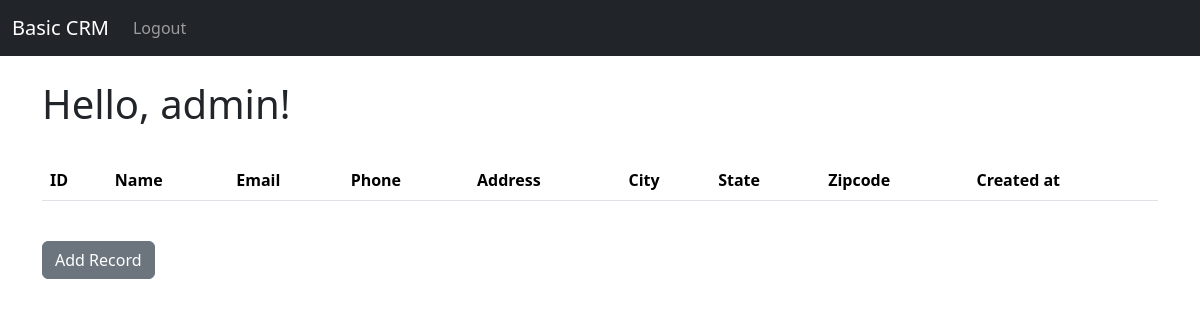
Page / (signed in) on the earlier database version.
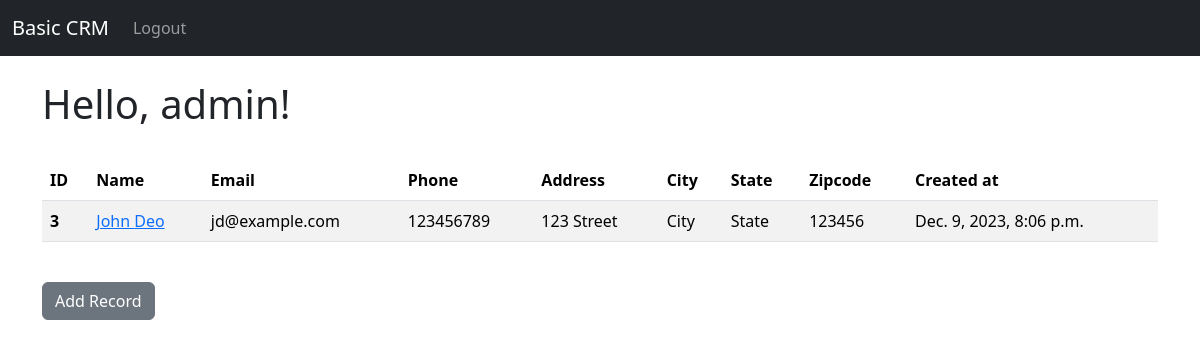
Same page on the later database version.
### website/models.py (models this page shows, shortened)
class Record(models.Model):
    created_at = models.DateTimeField(auto_now_add=True)
    first_name = models.CharField(max_length=50)
    last_name = models.CharField(max_length=50)
    email = models.CharField(max_length=50)
    phone = models.CharField(max_length=15)
    address = models.CharField(max_length=150)
    city = models.CharField(max_length=50)
    state = models.CharField(max_length=50)
    zipcode = models.CharField(max_length=20)

### website/views.py (the view, shortened to what this page needs)
# urls.py: 2. Add a URL to urlpatterns:  path('', views.home, name='home')
def home(request):
    records = Record.objects.all()
    return render(request, 'home.html', {'records': records})

### website/templates/home.html (shortened to what this page needs)
{% extends "base.html" %}
{% block page_content %}
    {% if user.is_authenticated %}
    <h1>Hello, {{ user }}!</h1>
    <br/>
    <table class="table table-striped table-hover">
      <thead>
        <tr>
          <th scope="col">ID</th>
          <th scope="col">Name</th>
          <th scope="col">Email</th>
          <th scope="col">Phone</th>
          <th scope="col">Address</th>
          <th scope="col">City</th>
          <th scope="col">State</th>
          <th scope="col">Zipcode</th>
          <th scope="col">Created at</th>
        </tr>
      </thead>
      <tbody>
        {% if records %}
          {% for record in records %}
            <tr>
              <th scope="row">{{ record.id }}</th>
              <td>
                <a href="{% url 'show_record'  record.id %}">
                {{ record.first_name }} {{ record.last_name }}
                </a>
              </td>
              <td>{{ record.email }}</td>
              <td>{{ record.phone }}</td>
              <td>{{ record.address }}</td>
              <td>{{ record.city }}</td>
              <td>{{ record.state }}</td>
              <td>{{ record.zipcode }}</td>
              <td>{{ record.created_at }}</td>
            </tr>
          {% endfor %}
        {% endif %}
      </tbody>
    </table>
    <br/>
    <a href="" class="btn btn-secondary">Add Record</a>
    {% endif %}
{% endblock page_content %}

### templates/base.html (shortened to what this page needs)
<!DOCTYPE html>
<html lang="en">
<head>
    <link href="https://cdn.jsdelivr.net/npm/bootstrap@5.3.2/dist/css/bootstrap.min.css" rel="stylesheet">
</head>
<body>
    {% include 'navbar.html' %}
    <div class="container">
        <br/>
    {% block page_content %}
    {% endblock page_content %}
    </div>
</body>
</html>

### templates/navbar.html (shortened to what this page needs)
<nav class="navbar navbar-expand-lg navbar-dark bg-dark">
    <div class="container-fluid">
      <a class="navbar-brand" href="{% url 'home' %}">Basic CRM</a>
      <div class="collapse navbar-collapse" id="navbarSupportedContent">
        <ul class="navbar-nav me-auto mb-2 mb-lg-0">
          {% if user.is_authenticated %}
          <li class="nav-item">
            <a class="nav-link" href="{% url 'logout' %}">Logout</a>
          </li>
          {% endif %}
        </ul>
      </div>
    </div>
  </nav>

Differences in the rows shown:
added Record: id "3", first_name "John", last_name "Deo", email "jd@example.com", phone "123456789", address "123 Street", city "City", state "State", zipcode "123456", created_at "Dec. 9, 2023, 8:06 p.m."
